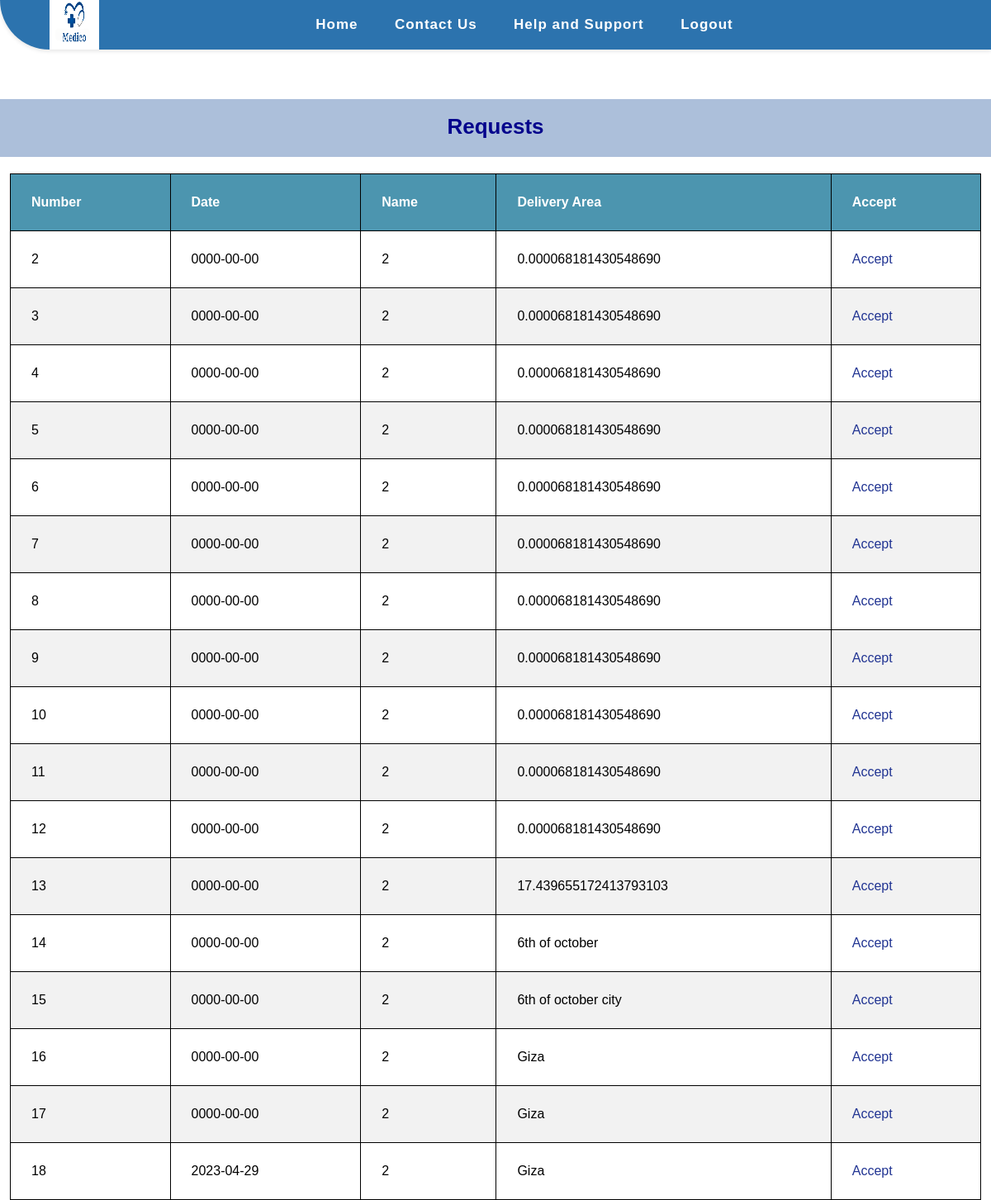
Page /requests.php (signed in) on the committed database.
### tables this page shows
CREATE TABLE `images` (
  `id` int(11) NOT NULL,
  `patient_id` int(11) NOT NULL,
  `patient_address` varchar(255) NOT NULL,
  `date_of_order` date NOT NULL,
  `time_of_order` time NOT NULL,
  `image` mediumtext NOT NULL
);

### requests.php (the view, shortened to what this page needs)
<?php
include "shared/conn.php";
if (isset($_SESSION['pharmacy'])) {
    $select = "SELECT * FROM `images`";
    $sel = mysqli_query($connect , $select);
    ?>
<!DOCTYPE html>
<html lang="en">
<head>
    <link rel="stylesheet" href="CSS/footer.css">
    <link rel="stylesheet" href="CSS/pharmacy's view.css">
</head>
<body>
    <nav>
        <div class="logo">
            <a href="#"><img src="Images/medico.png" alt="Medico Logo"></a>
        </div>
        <ul class="nav-links">
            <li><a href="home.html">Home</a></li>
            <li><a href="#">Contact Us</a></li>
            <li><a href="#">Help and Support</a></li>
            <li><a href="home.html">Logout</a></li>
        </ul>
    </nav>
    <h1 class="h1_text" id="Requests">Requests</h1>
    <table>
        <thead>
            <tr>
                <th>Number</th>
                <th>Date</th>
                <th>Name</th>
                <th>Delivery Area</th>
                <th>Accept</th>
            </tr>
        </thead>
        <tbody>
            <?php foreach($sel as $s){  ?>
            <tr>
                <td><?php echo $s['id']; ?></td>
                <td><?php echo $s['date_of_order']; ?></td>
                <td><?php echo $s['patient_id']; ?></td>
                <td><?php echo $s['patient_address']; ?></td>
                <td><a href="sending_order_accepted.php?send=<?php echo $s['id']; ?>">Accept</a></td>
            </tr>
            <?php } ?>
        </tbody>
    </table>
    <?php } ?>
</body>
</html>

### CSS/footer.css (style rules this page uses)
body { min-height: 100vh; }
a { color: #223593; text-decoration: none; }

### CSS/pharmacy's view.css (style rules this page uses)
* { padding: 0; margin: 0; box-sizing: border-box; font-family: 'Poppins', sans-serif; }
nav { display: flex; justify-content: space-between; align-items: center; background-color: #2c73ae; height: 60px; padding: 0 50px; box-shadow: 0px 2px 5px rgba(0, 0, 0, 0.1); border-bottom-left-radius: 60px; }
.logo { width: 60px; height: 60px; margin-left: 10px; }
.logo img { width: 100%; height: 100%; }
.nav-links { display: flex; justify-content: space-around; width: 50%; }
.nav-links li { list-style: none; }
.nav-links a { color: #ffffff; text-decoration: none; font-weight: bold; font-size: 17px; letter-spacing: 1px; }
.nav-links li { opacity: 1; transition: opacity 0.5s ease-in-out; margin: 10px 0; }
.h1_text { text-align: center; color: rgb(4, 4, 140); font-size: 26px; padding-top: 18px; font-weight: bold; margin-top: 60px; margin-bottom: 20px; background-color: #295aa063; height: 70px; }
table { border-collapse: collapse; width: 98%; margin: auto; }
th, td { text-align: left; padding: 25px; border: 1px solid black; }
th { background-color: #4c95af; color: white; }
tr:nth-child(even) { background-color: #f2f2f2; }

### rows in the picture
images: id "2", date_of_order "0000-00-00", patient "2", patient_address "0.000068181430548690"
images: id "3", date_of_order "0000-00-00", patient "2", patient_address "0.000068181430548690"
images: id "4", date_of_order "0000-00-00", patient "2", patient_address "0.000068181430548690"
images: id "5", date_of_order "0000-00-00", patient "2", patient_address "0.000068181430548690"
images: id "6", date_of_order "0000-00-00", patient "2", patient_address "0.000068181430548690"
images: id "7", date_of_order "0000-00-00", patient "2", patient_address "0.000068181430548690"
images: id "8", date_of_order "0000-00-00", patient "2", patient_address "0.000068181430548690"
images: id "9", date_of_order "0000-00-00", patient "2", patient_address "0.000068181430548690"
images: id "10", date_of_order "0000-00-00", patient "2", patient_address "0.000068181430548690"
images: id "11", date_of_order "0000-00-00", patient "2", patient_address "0.000068181430548690"
images: id "12", date_of_order "0000-00-00", patient "2", patient_address "0.000068181430548690"
images: id "13", date_of_order "0000-00-00", patient "2", patient_address "17.439655172413793103"
images: id "14", date_of_order "0000-00-00", patient "2", patient_address "6th of october"
images: id "15", date_of_order "0000-00-00", patient "2", patient_address "6th of october city"
images: id "16", date_of_order "0000-00-00", patient "2", patient_address "Giza"
images: id "17", date_of_order "0000-00-00", patient "2", patient_address "Giza"
images: id "18", date_of_order "2023-04-29", patient "2", patient_address "Giza"
